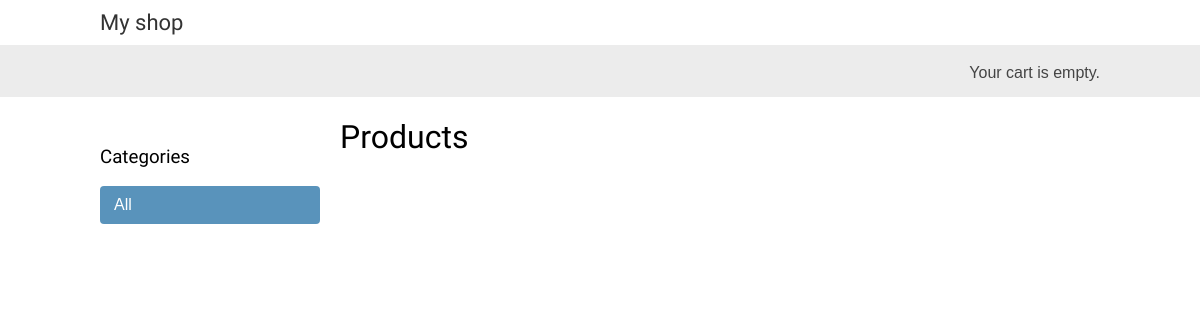
/, run on an earlier commit of the app's database.
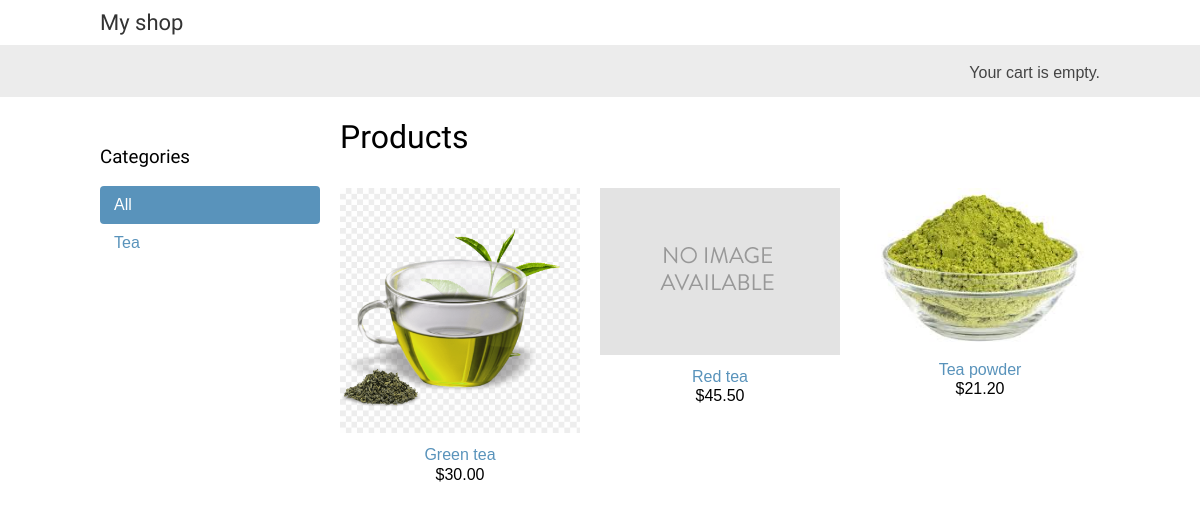
And on a later commit of the database.
### shop/models.py (models this page shows, shortened)
class Category(models.Model):
    name = models.CharField(max_length=200, db_index=True)
    slug = models.SlugField(max_length=200, unique=True)
    class Meta:
        ordering = ('name',)
        verbose_name = 'category'
        verbose_name_plural = 'categories'
    def get_absolute_url(self):
        return reverse('shop:product_list_by_category', args=[self.slug])

class Product(models.Model):
    category = models.ForeignKey(
        Category, related_name='products', on_delete=models.CASCADE)
    name = models.CharField(max_length=200, db_index=True)
    slug = models.SlugField(max_length=200, db_index=True)
    image = models.ImageField(upload_to='products/%Y/%m/%d', blank=True)
    description = models.TextField(blank=True)
    price = models.DecimalField(max_digits=10, decimal_places=2)
    available = models.BooleanField(default=True)
    created = models.DateTimeField(auto_now_add=True)
    updated = models.DateTimeField(auto_now=True)
    class Meta:
        ordering = ('name',)
        index_together = (('id', 'slug'),)
    def get_absolute_url(self):
        return reverse('shop:product_detail', args=[self.id, self.slug])

### shop/views.py (the view)
# urls.py: path('', views.product_list, name='product_list'),
def product_list(request, category_slug=None):
    category = None
    categories = Category.objects.all()
    products = Product.objects.filter(available=True)
    if category_slug:
        category = get_object_or_404(Category, slug=category_slug)
        products = Product.objects.filter(category=category)
    return render(request, 'shop/product/list.html', {'category': category, 'categories': categories, 'products': products})

### cart/cart.py (called while the page is built)
    def __len__(self):
        return sum(item['quantity'] for item in self.cart.values())

### cart/context_processors.py (called while the page is built)
def cart(request):
    return {'cart': Cart(request)}

### shop/templates/shop/product/list.html (shortened to what this page needs)
{% extends 'shop/base.html' %}
{% load static %}
{% block content %}
<div id="sidebar">
    <h3>Categories</h3>
    <ul>
        <li {% if not category %} class="selected" {% endif %}>
            <a href="{% url 'shop:product_list' %}">All</a>
        </li>
        {% for c in categories %}
        <li {% if c.slug == category_slug %}class="selected" {% endif %}>
            <a href="{{c.get_absolute_url}}">{{c.name}}</a>
        </li>
        {% endfor %}
    </ul>
</div>
<div id="main" class="product-list">
    <h1>{% if category %}{{category.name}}{% else %}Products{% endif %}</h1>
    {% for product in products %}
    <div class="item">
        <a href="{{product.get_absolute_url}}">
            <img src="{% if product.image %}{{product.image.url}}{% else %}{% static 'img/no_image.png' %}{% endif %}"
                alt="ss">
        </a>
        <a href="{{ product.get_absolute_url }}">{{ product.name }}</a>
        <br>
        ${{ product.price }}
    </div>
    {% endfor %}
</div>
{% endblock content %}

### shop/templates/shop/base.html (shortened to what this page needs)
{% load static %}
<!DOCTYPE html>
<html lang="en">
<head>
    <link rel="stylesheet" href="{% static 'css/base.css' %}">
</head>
<body>
    <div id="header">
        <a href="/" class="logo">My shop</a>
    </div>
    <div id="subheader">
        <div class="cart">
            {% with total_items=cart|length %}
            {% if total_items > 0 %}
            Your cart:
            <a href="{% url "cart:cart_detail" %}">
                {{ total_items }} item{{ total_items|pluralize }},
                ${{ cart.get_total_price }}
            </a>
            {% else %}
            Your cart is empty.
            {% endif %}
            {% endwith %}
        </div>
    </div>
    <div id="content">
        {% block content %}{% endblock content %}
    </div>
</body>
</html>

### shop/static/css/base.css (style rules this page uses)
body { margin: 0; padding: 0; font-family: helvetica, sans-serif; }
h1, h2, h3, h4, h5, h6 { font-family: 'Ubuntu', sans-serif; font-weight: normal; }
a { text-decoration: none; color: #5993bb; }
#header { padding: 10px 100px; font-size: 18px; overflow: auto; }
#subheader { background: #ececec; color: #444; padding: 15px 100px; overflow: auto; }
#header .logo { font-family: 'Ubuntu', sans-serif; float: left; color: #333; font-size: 22px; margin-right: 10%; }
#subheader .cart { float: right; padding-top: 4px; }
#content { padding: 0 100px; overflow: hidden; }
#sidebar { width: 220px; padding: 30px 20px 0 0; float: left; }
#sidebar ul { margin: 0; padding: 0; }
#sidebar ul li { margin: 0; list-style: none; padding: 10px 14px; }
#sidebar ul li a { display: block; }
#sidebar ul li.selected { background: #5993bb; border-radius: 4px; }
#sidebar ul li.selected a { color: #fff; }
#main { float: left; width: 96%; margin-right: -220px; overflow: hidden; }
.product-list .item { width: 25%; padding: 10px 20px 10px 0; float: left; text-align: center; line-height: 1.2; }
.product-list .item img { width: 100%; margin-bottom: 8px; }

What changed in the data, as far as the page shows it:
added Category: name "Tea"
added Product: image (picture), name "Green tea", price "30.00"
added Product: name "Red tea", price "45.50"
added Product: image (picture), name "Tea powder", price "21.20"
